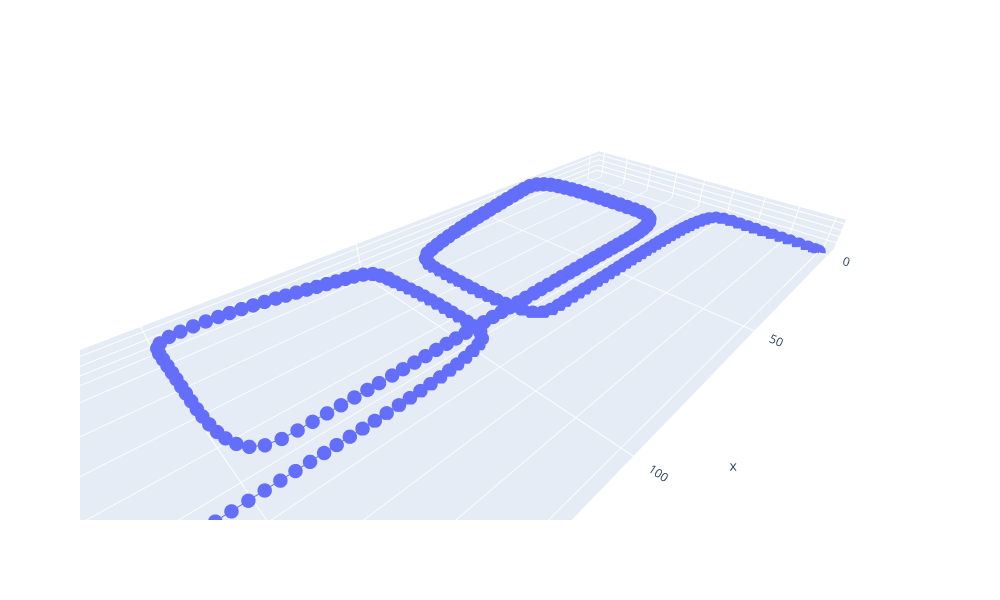

Write notebook code for a chart like this one.
### Code cell
# Plot ground-truth trajectory
gt_traj_trace = go.Scatter3d(x=drone_positions[:,0], y=drone_positions[:,1], z=drone_positions[:,2], 
    marker=dict(size=5), hovertext=np.arange(len(drone_positions)))
fig = go.Figure(data=gt_traj_trace)
fig.update_layout(width=1000, height=600, scene=dict(aspectmode='data'))
fig.show()

### Figure 1 — Plotly figure (JSON) as saved in the notebook; plotly's stock layout.template omitted (floating-point values rounded to 4 significant figures; data arrays with more than 128 entries replaced by an {"elided": "..."} marker saying what was removed)
{"data": [{"hovertext": {"elided": "240 int values"}, "marker": {"size": 5}, "type": "scatter3d", "x": {"elided": "240 float values"}, "y": {"elided": "240 float values"}, "z": {"elided": "240 float values"}}], "layout": {"height": 600, "scene": {"aspectmode": "data"}, "width": 1000}}
